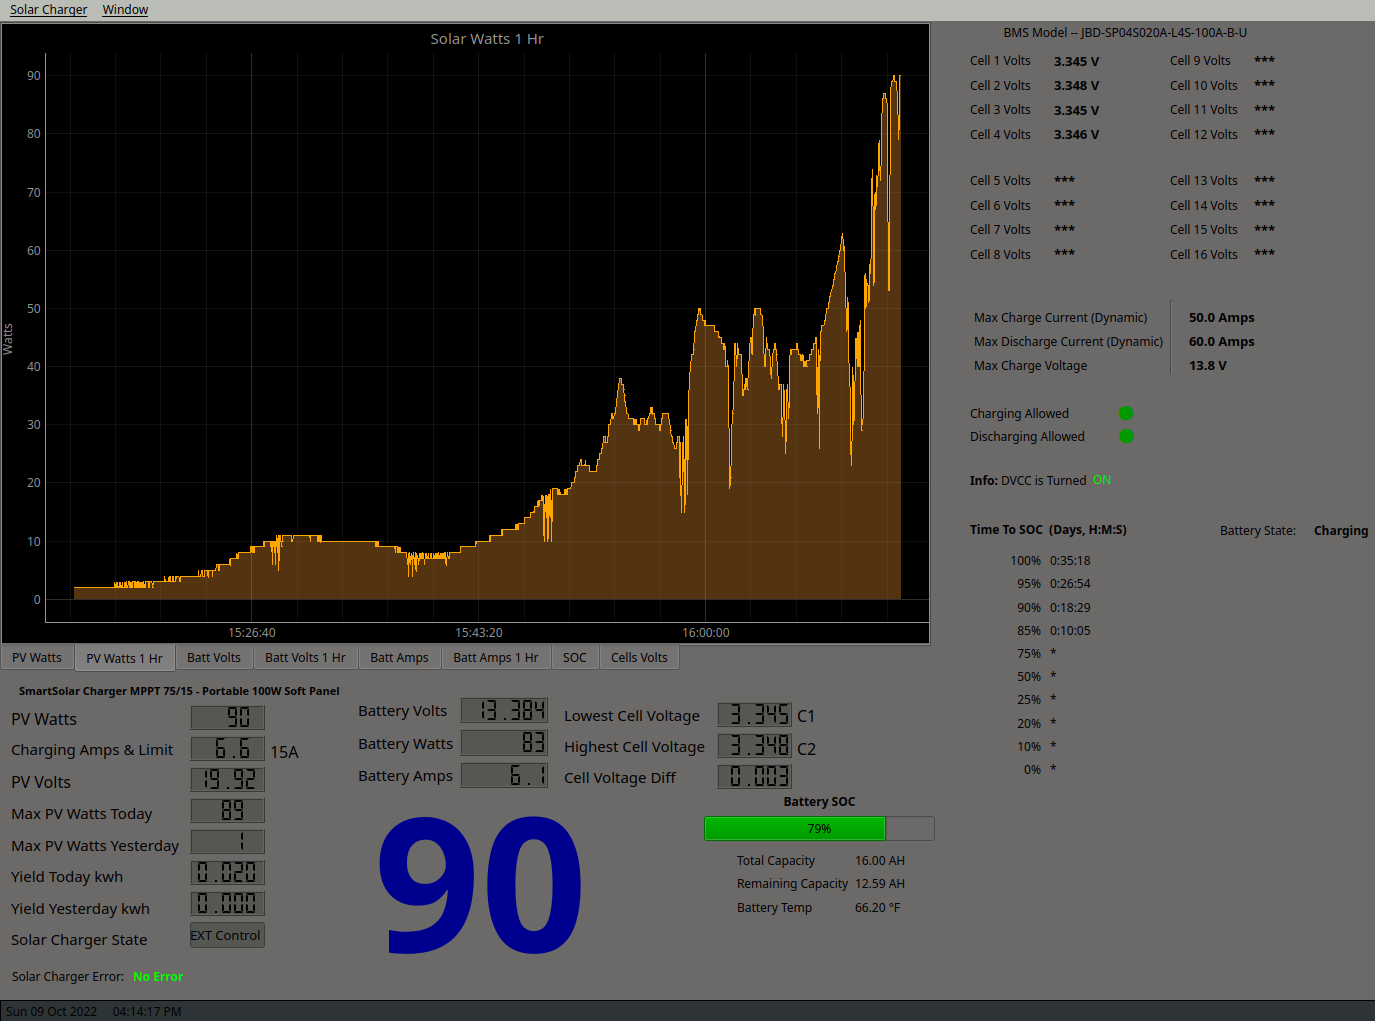

Write the Python code that produced this figure.
#!/usr/bin/env python3

# This file is for a Raspi and a single Victron SmartSolar Charger. Also includes a Serial UART BMS (JBD in my case).
# I have no idea if this works with the other compatiable BMS's. I only have a JBD.

# Venus OS Serial BMS info
# https://github.com/Louisvdw/dbus-serialbattery
# USB Serial interface https://overkillsolar.com/product/usb-module-for-bms/
# The connector included did not fit my BMS, YMMV. I cut the BMS BlueTooth cable in half and soldered the UART wire's to the connector wire's




#from PyQt5.QtWidgets import (QMainWindow, QApplication, QGridLayout, QLabel, QTextEdit, QAction,
#QPushButton, QProgressBar, QLCDNumber, QWidget, QVBoxLayout, QInputDialog)
from PyQt5.QtWidgets import *
from PyQt5.QtCore import QTime, QTimer, QProcess
from PyQt5 import uic, QtGui
from PyQt5.QtGui import QColor

import json
import re

# MQTT
import paho.mqtt.subscribe as subscribe
import paho.mqtt.publish as mqttpublish

# Modbus
from pymodbus.constants import Defaults
from pymodbus.constants import Endian
from pymodbus.client.sync import ModbusTcpClient as ModbusClient
from pymodbus.payload import BinaryPayloadDecoder
from pymodbus.payload import BinaryPayloadBuilder

from datetime import datetime
from datetime import timedelta
import time
from time import strftime
from time import gmtime

import sys

# Chart
import pyqtgraph as pg
from pglive.kwargs import Axis, Crosshair
from pglive.sources.data_connector import DataConnector
from pglive.sources.live_axis import LiveAxis
from pglive.sources.live_plot import LiveVBarPlot, LiveLinePlot
from pglive.sources.live_plot_widget import LivePlotWidget

# Initialise Counter to zero for MQTT request KeepAlive
Counter = 0

# GX Device I.P Address
ip = '192.168.20.167'
client = ModbusClient(ip, port='502')


# VRM Portal ID from GX device. 
# AFAIK this ID is needed even with no internet access as its the name of your venus device.
# Menu -->> Settings -->> "VRM Online Portal -->> VRM Portal ID"
VRMid = "b827eba69d10"


# ModBus Unit ID
SolarCharger_ID = 239
VEsystem_ID     = 100
BatteryBMS_ID   = 1

#===================================
# MQTT Instance ID
# This is the Instance ID not to be confused with the above Unit ID.
# Device List in VRM or crossed referenced in the CCGX-Modbus-TCP-register-list.xlsx Tab #2
MQTT_SolarCharger_ID = 288
MQTT_BatteryBMS_ID   = 1

# Onetime Request to start MQTT
mqttpublish.single("R/"+VRMid+"/system/0/Serial", hostname=ip, port=1883)
# A keepalive request is made in the main loop

#===================================

# Describe The Array
Array1 = "Portable 100W Soft Panel"


def modbus_register(address, unit):
    msg     = client.read_input_registers(address, unit=unit)
    decoder = BinaryPayloadDecoder.fromRegisters(msg.registers, byteorder=Endian.Big)
    msg     = decoder.decode_16bit_int()
    return msg


def mqtt_request(mqtt_path):
    topic = subscribe.simple(mqtt_path, hostname=ip)
    data  = json.loads(topic.payload)
    topic = data['value']
    return topic


#===========================================================================================
# Solar Charger Control
def Charger1_On():
        client.write_registers(address=774, values=1, unit=SolarCharger_ID) # Turn On


def Charger1_Off():
        client.write_registers(address=774, values=4, unit=SolarCharger_ID) # Turn Off


#===========================================================================================

class UI(QMainWindow):
    def __init__(self):
        super(UI, self).__init__()
        # Load the ui file
        uic.loadUi("PyQT5-No-Multiplus-Single-Charger-JBD-BMS.ui", self)
        
        # Set Window Icon
        self.setWindowIcon(QtGui.QIcon('Solar-icon.ico'))


# Begin Charts
#===========================================================================================

        # Define crosshair parameters
        kwargs = {Crosshair.ENABLED: True,
        Crosshair.LINE_PEN: pg.mkPen(color="purple", width=1),
        Crosshair.TEXT_KWARGS: {"color": "white"}, }
        #pg.setConfigOption('leftButtonPan', False) # For drawing a zooming box. Only needed once.
        # Because this left button is now false, panning is done by dragging the bottom X time labels or the left side Y labels 

#===========================================================================================
# Chart Solar Watts 24 Hrs
        
        watts_plot = LiveLinePlot(pen="orange", fillLevel=0, brush=(213,129,44,100))

        # Data connectors for each plot with dequeue of max_points points
        self.watts_connector = DataConnector(watts_plot, max_points=86400) # 24 hours in seconds

        # Setup bottom axis with TIME tick format
        # use Axis.DATETIME to show date
        watts_bottom_axis = LiveAxis("bottom", **{Axis.TICK_FORMAT: Axis.TIME})

        # Create plot itself
        self.Solar_graph_Widget = LivePlotWidget(title="Solar Watts 24 Hrs", axisItems={'bottom': watts_bottom_axis}, **kwargs)

        # Show grid
        self.Solar_graph_Widget.showGrid(x=True, y=True, alpha=0.3)

        # Set labels
        self.Solar_graph_Widget.setLabel('bottom')
        self.Solar_graph_Widget.setLabel('left', 'Watts')

        # Add Line
        self.Solar_graph_Widget.addItem(watts_plot)

        # Add chart to Layout in Qt Designer
        self.Chart_Watts_Layout.addWidget(self.Solar_graph_Widget)
#===========================================================================================

# Chart Solar Watts 1 Hr
        one_hr_watts_plot = LiveLinePlot(pen="orange", fillLevel=0, brush=(213,129,44,100))

        # Data connectors for each plot with dequeue of max_points points
        self.one_hr_watts_connector = DataConnector(one_hr_watts_plot, max_points=3600) # 1 hour in seconds

        # Setup bottom axis with TIME tick format
        # use Axis.DATETIME to show date
        one_hr_watts_bottom_axis = LiveAxis('bottom', **{Axis.TICK_FORMAT: Axis.TIME})
        #one_hr_watts_left_axis = LiveAxis('left', showValues=True)
        
        # Create plot itself
        self.one_hr_Solar_graph_Widget = LivePlotWidget(title="Solar Watts 1 Hr",axisItems={'bottom': one_hr_watts_bottom_axis}, **kwargs)
                
        # Show grid
        self.one_hr_Solar_graph_Widget.showGrid(x=True, y=True, alpha=0.3)
        
        # Set labels
        self.one_hr_Solar_graph_Widget.setLabel('bottom')
        self.one_hr_Solar_graph_Widget.setLabel('left', 'Watts')

        # Add Line
        self.one_hr_Solar_graph_Widget.addItem(one_hr_watts_plot)

        # Add chart to Layout in Qt Designer
        self.Chart_Watts_one_hr_Layout.addWidget(self.one_hr_Solar_graph_Widget)


#===========================================================================================
# Chart Battery Volts 24 Hrs
        volts_plot = LiveLinePlot(pen="red", fillLevel=0, brush=(102,0,0,100))

        # Data connectors for each plot with dequeue of max_points points
        self.volts_connector = DataConnector(volts_plot, max_points=86400) # 24 hours in seconds

        # Setup bottom axis with TIME tick format
        # use Axis.DATETIME to show date
        volts_bottom_axis = LiveAxis("bottom", **{Axis.TICK_FORMAT: Axis.TIME})
        #volts_left_axis = LiveAxis('left', showValues=True)
        
        # Create plot itself
        self.Battery_Volts_graph_Widget = LivePlotWidget(title="Battery Volts 24 Hrs", axisItems={'bottom': volts_bottom_axis}, **kwargs)
        
        # Show grid
        self.Battery_Volts_graph_Widget.showGrid(x=True, y=True, alpha=0.3)
        
        # No reason to see huge range plot here. Limit for several volts above and below nominal
        self.Battery_Volts_graph_Widget.setLimits(yMin=9, yMax=18) # 12V system limits, 9-18. Change for 24V or 48V systems


        # Set labels
        self.Battery_Volts_graph_Widget.setLabel('bottom')
        self.Battery_Volts_graph_Widget.setLabel('left', 'Volts')


        # Add Line
        self.Battery_Volts_graph_Widget.addItem(volts_plot)


        # Add chart to Layout in Qt Designer
        self.Chart_Volts_Layout.addWidget(self.Battery_Volts_graph_Widget)

#===========================================================================================
# Chart Battery Volts 1 Hr
        
        one_hr_volts_plot = LiveLinePlot(pen="red", fillLevel=0, brush=(102,0,0,100))

        # Data connectors for each plot with dequeue of max_points points
        self.one_hr_volts_connector = DataConnector(one_hr_volts_plot, max_points=3600) # 1 hour in seconds

        # Setup bottom axis with TIME tick format
        # use Axis.DATETIME to show date
        one_hr_volts_bottom_axis = LiveAxis('bottom', **{Axis.TICK_FORMAT: Axis.TIME})
        #one_hr_volts_left_axis = LiveAxis('left',showValues=True)
        
        # Create plot itself
        self.one_hr_Volts_graph_Widget = LivePlotWidget(title="Battery Volts 1 Hr",axisItems={'bottom': one_hr_volts_bottom_axis}, **kwargs)
        self.one_hr_Volts_graph_Widget.setLimits(yMin=10.5, yMax=16)
        
        # Show grid
        self.one_hr_Volts_graph_Widget.showGrid(x=True, y=True, alpha=0.3)
        
        # Set labels
        self.one_hr_Volts_graph_Widget.setLabel('bottom')
        self.one_hr_Volts_graph_Widget.setLabel('left', 'Volts')
        
        # Add Line
        self.one_hr_Volts_graph_Widget.addItem(one_hr_volts_plot)

        # Add chart to Layout in Qt Designer
        self.Chart_Volts_one_hr_Layout.addWidget(self.one_hr_Volts_graph_Widget)
#===========================================================================================

# Chart Battery Amps
        amps_plot = LiveLinePlot(pen="blue", fillLevel=0, brush=(55,44,213,100))

        # Data connectors for each plot with dequeue of max_points points
        self.amps_connector = DataConnector(amps_plot, max_points=86400) # 24 hours in seconds

        # Setup bottom axis with TIME tick format
        # use Axis.DATETIME to show date
        amps_bottom_axis = LiveAxis("bottom", **{Axis.TICK_FORMAT: Axis.TIME})

        # Create plot itself
        self.Battery_Amps_graph_Widget = LivePlotWidget(title="Battery Amps 24 Hrs", axisItems={'bottom': amps_bottom_axis}, **kwargs)

        # Show grid
        self.Battery_Amps_graph_Widget.showGrid(x=True, y=True, alpha=0.3)

        # Set labels
        self.Battery_Amps_graph_Widget.setLabel('bottom')
        self.Battery_Amps_graph_Widget.setLabel('left', 'Amps')

        # Add Line
        self.Battery_Amps_graph_Widget.addItem(amps_plot)

        # Add chart to Layout in Qt Designer
        self.Chart_Battery_Amps_Layout.addWidget(self.Battery_Amps_graph_Widget)


#===========================================================================================

# Chart Battery Amps 1 Hr
        one_hr_Battery_Amps_plot = LiveLinePlot(pen="blue", fillLevel=0, brush=(55,44,213,100))

        # Data connectors for each plot with dequeue of max_points points
        self.one_hr_Battery_Amps_connector = DataConnector(one_hr_Battery_Amps_plot, max_points=3600) # 1 hours in seconds

        # Setup bottom axis with TIME tick format
        # use Axis.DATETIME to show date
        one_hr_Battery_Amps_bottom_axis = LiveAxis("bottom", **{Axis.TICK_FORMAT: Axis.TIME})

        # Create plot itself
        self.one_hr_Battery_Amps_graph_Widget = LivePlotWidget(title="Battery Amps 1 Hr", axisItems={'bottom': one_hr_Battery_Amps_bottom_axis}, **kwargs)

        # Show grid
        self.one_hr_Battery_Amps_graph_Widget.showGrid(x=True, y=True, alpha=0.3)

        # Set labels
        self.one_hr_Battery_Amps_graph_Widget.setLabel('bottom')
        self.one_hr_Battery_Amps_graph_Widget.setLabel('left', 'Amps')

        # Add Line
        self.one_hr_Battery_Amps_graph_Widget.addItem(one_hr_Battery_Amps_plot)

        # Add chart to Layout in Qt Designer
        self.Chart_one_hr_Battery_Amps_Layout.addWidget(self.one_hr_Battery_Amps_graph_Widget)

#===========================================================================================

# Chart Battery SOC
        soc_plot = LiveLinePlot(pen="magenta")

        # Data connectors for each plot with dequeue of max_points points
        self.soc_connector = DataConnector(soc_plot, max_points=86400) # 24 hours in seconds

        # Setup bottom axis with TIME tick format
        # use Axis.DATETIME to show date
        soc_bottom_axis = LiveAxis("bottom", **{Axis.TICK_FORMAT: Axis.TIME})

        # Create plot itself
        self.Battery_SOC_graph_Widget = LivePlotWidget(title="Battery SOC 24 Hrs", axisItems={'bottom': soc_bottom_axis}, **kwargs)

        # Show grid
        self.Battery_SOC_graph_Widget.showGrid(x=True, y=True, alpha=0.3)
        
        # Set Display Limits
        #self.Battery_SOC_graph_Widget.setLimits(yMin=0, yMax=100)

        # Set labels
        self.Battery_SOC_graph_Widget.setLabel('bottom')
        self.Battery_SOC_graph_Widget.setLabel('left', 'Percent')

        # Add Line
        self.Battery_SOC_graph_Widget.addItem(soc_plot)

        # Add chart to Layout in Qt Designer
        self.Chart_Battery_SOC_Layout.addWidget(self.Battery_SOC_graph_Widget)

#===========================================================================================

# Chart Battery Cells
# Modify if you have more than four cells.

        C1_plot = LiveLinePlot(pen="cyan",   name='Cell 1')
        C2_plot = LiveLinePlot(pen="red",    name='Cell 2')
        C3_plot = LiveLinePlot(pen="yellow", name='Cell 3')
        C4_plot = LiveLinePlot(pen="pink",   name='Cell 4')

        # Data connectors for each plot with dequeue of max_points points
        self.C1_connector = DataConnector(C1_plot, max_points=86400) # 24 hours in seconds
        self.C2_connector = DataConnector(C2_plot, max_points=86400) # 24 hours in seconds
        self.C3_connector = DataConnector(C3_plot, max_points=86400) # 24 hours in seconds
        self.C4_connector = DataConnector(C4_plot, max_points=86400) # 24 hours in seconds


        # Setup bottom axis with TIME tick format
        # use Axis.DATETIME to show date
        bottom_axis = LiveAxis("bottom", **{Axis.TICK_FORMAT: Axis.TIME})

        # Create plot itself
        self.Cells_graph_Widget = LivePlotWidget(title="Battery Cells Voltage 24 Hrs", axisItems={'bottom': bottom_axis}, **kwargs)

        # Show grid
        self.Cells_graph_Widget.showGrid(x=True, y=True, alpha=0.3)


        # Set labels
        self.Cells_graph_Widget.setLabel('bottom')
        self.Cells_graph_Widget.setLabel('left', 'Volts')
        
        # Add Floating Legend
        self.Cells_graph_Widget.addLegend() # If plot is named, auto add name to legend


        # Add Line
        self.Cells_graph_Widget.addItem(C1_plot) #1 the addItem sequence effects the legend order
        self.Cells_graph_Widget.addItem(C2_plot) #2
        self.Cells_graph_Widget.addItem(C3_plot) #3
        self.Cells_graph_Widget.addItem(C4_plot) #4


        # Add chart to Layout in Qt Designer
        self.Chart_Cells_Layout.addWidget(self.Cells_graph_Widget)



# End Charts
#===========================================================================================
        def Charger1_Limit():
            answer, ok = QInputDialog.getInt(self, 'Enter Charger Limit', 'Enter Charger Limit', mqtt_request("N/"+VRMid+"/solarcharger/"+str(MQTT_SolarCharger_ID)+"/Settings/ChargeCurrentLimit"))
            if ok:
                mqttpublish.single("W/"+VRMid+"/solarcharger/"+str(MQTT_SolarCharger_ID)+"/Settings/ChargeCurrentLimit",
                                                                   payload=json.dumps({"value": answer}), hostname=ip, port=1883)

        def BG_Change():
            color = QColorDialog.getColor()
            if color.isValid():
                self.centralwidget.setStyleSheet(f"background-color: {color.name()}")
                self.Solar_Name_lineEdit.setStyleSheet(f"background-color: {color.name()}")
                self.tabWidget.setStyleSheet(f"background-color: {color.name()}")
                


        self.actionCharger_1_Off.triggered.connect(Charger1_Off)
        self.actionCharger_1_On.triggered.connect(Charger1_On)


        self.actionSet_Current_Limit_1.triggered.connect(Charger1_Limit)

        # Full Screen & Normanl
        self.actionNormal_Screen.triggered.connect(self.showNormal)
        self.actionFull_Screen.triggered.connect(self.showFullScreen)
        self.actionChange_Background_Color.triggered.connect(BG_Change)


        # make QTimer
        self.qTimer = QTimer()

        # set interval to 1 s. This is the actual refresh rate of the displayed data.
        self.qTimer.setInterval(1000) # 1000 ms = 1 s

        # connect timeout signal to signal handler
        self.qTimer.timeout.connect(self.Update_Values)

        # start timer
        self.qTimer.start()

        # Show The App
        self.show()







    def Update_Values(self):
#===========================================================================================
        # Datetime object containing current date and time
        now = datetime.now()

        # Fri 21 Jan 2022     09:06:57 PM
        dt_string = now.strftime("%a %d %b %Y     %r")
#===========================================================================================

        global Counter
        # This is the Keep Alive MQTT request for Raspi
        if Counter >= 10: # Every 10 Loops send MQTT KeepAlive
            try:
                mqttpublish.single("R/"+VRMid+"/system/0/Serial", hostname=ip, port=1883)
                Counter = 0 # After 10 Loops reset Counter to zero, then begin counting again.
            except OSError:
                print('No Contact to ' + ip)
                print(dt_string)
                pass
        Counter += 1 # Increment the counter by 1

#===========================================================================================
# BEGIN Setting Variables
#===========================================================================================
# Solar Charger Variables
    
        SolarName         = mqtt_request("N/"+VRMid+"/solarcharger/"+str(MQTT_SolarCharger_ID)+"/Devices/0/ProductName")
        SolarWatts        = modbus_register(789,SolarCharger_ID) / 10
        SolarWatts        = f"{SolarWatts:.0f}"
        SolarAmps         = modbus_register(772,SolarCharger_ID) / 10
        SolarChargeLimit  = mqtt_request("N/"+VRMid+"/solarcharger/"+str(MQTT_SolarCharger_ID)+"/Settings/ChargeCurrentLimit")
        SolarVolts        = modbus_register(776,SolarCharger_ID) / 100
        MaxSolarWatts     = modbus_register(785,SolarCharger_ID)
        MaxSolarWattsYest = modbus_register(787,SolarCharger_ID)
        SolarYield        = mqtt_request("N/"+VRMid+"/solarcharger/"+str(MQTT_SolarCharger_ID)+"/History/Daily/0/Yield")
        SolarYieldYest    = modbus_register(786,SolarCharger_ID) / 10
        SolarState        = modbus_register(775,SolarCharger_ID)
        SolarError        = modbus_register(788,SolarCharger_ID)

#===========================================================================================
# Battery BMS Variables

        BatteryVolts            = mqtt_request("N/"+VRMid+"/battery/"+str(MQTT_BatteryBMS_ID)+"/Voltages/Sum")
        #BatteryVolts            = f"{BatteryVolts:.3f}"
        BatteryAmps             = modbus_register(261,BatteryBMS_ID) / 10
        BatteryWatts            = modbus_register(842,VEsystem_ID)
        BatterySOC              = modbus_register(266,BatteryBMS_ID) / 10
        BatteryCAPRemain        = mqtt_request("N/"+VRMid+"/battery/"+str(MQTT_BatteryBMS_ID)+"/Capacity") # Remaining
        BatteryCAPInst          = mqtt_request("N/"+VRMid+"/battery/"+str(MQTT_BatteryBMS_ID)+"/InstalledCapacity") # Installed
        BatterySOCflt           = BatteryCAPRemain / BatteryCAPInst * 100
        BatteryTemp             = mqtt_request("N/"+VRMid+"/battery/"+str(MQTT_BatteryBMS_ID)+"/Dc/0/Temperature") * 1.8 + 32 # °F
        MinCellVolts            = mqtt_request("N/"+VRMid+"/battery/"+str(MQTT_BatteryBMS_ID)+"/System/MinCellVoltage")
        MaxCellVolts            = mqtt_request("N/"+VRMid+"/battery/"+str(MQTT_BatteryBMS_ID)+"/System/MaxCellVoltage")
        MinCellVoltsID          = mqtt_request("N/"+VRMid+"/battery/"+str(MQTT_BatteryBMS_ID)+"/System/MinVoltageCellId")
        MaxCellVoltsID          = mqtt_request("N/"+VRMid+"/battery/"+str(MQTT_BatteryBMS_ID)+"/System/MaxVoltageCellId")
        CellVoltsDiff           = mqtt_request("N/"+VRMid+"/battery/"+str(MQTT_BatteryBMS_ID)+"/Voltages/Diff")
        BMSname                 = mqtt_request("N/"+VRMid+"/battery/"+str(MQTT_BatteryBMS_ID)+"/HardwareVersion")
        NumOfCells              = mqtt_request("N/"+VRMid+"/battery/"+str(MQTT_BatteryBMS_ID)+"/System/NrOfCellsPerBattery")
        MaxChargeCurrentNOW     = mqtt_request("N/"+VRMid+"/battery/"+str(MQTT_BatteryBMS_ID)+"/Info/MaxChargeCurrent")
        MaxDischargeCurrentNOW  = mqtt_request("N/"+VRMid+"/battery/"+str(MQTT_BatteryBMS_ID)+"/Info/MaxDischargeCurrent")
        MaxChargeVoltage        = mqtt_request("N/"+VRMid+"/battery/"+str(MQTT_BatteryBMS_ID)+"/Info/MaxChargeVoltage")
        AllowedToCharge         = mqtt_request("N/"+VRMid+"/battery/"+str(MQTT_BatteryBMS_ID)+"/Io/AllowToCharge")
        AllowedToDischarge      = mqtt_request("N/"+VRMid+"/battery/"+str(MQTT_BatteryBMS_ID)+"/Io/AllowToDischarge")
#===========================================================================================
        # Battery Time To Go. This is a user modified addition in the /data/etc/dbus-serialbattery/utils.py file on the GX Device
        # Editing the utils.py file is ****REQUIRED**** to match the format below
        # All times will be positive regardless of whether charge/discharge.
        # When charging and SoC is >= to a SoC percentage that percentage value will be None (or "*").
        # When discharging and SoC is <= to a SoC percentage that percentage value will be None (or "*").
        # If not charging or discharging all TimeToSoC will be None (or "*").
        
        if BatteryWatts == 0:
            BatteryState = 'Idle'
        
        elif BatteryWatts < 0: 
            BatteryState = 'Discharging'
        
        elif BatteryWatts > 0:
            BatteryState = 'Charging'

#===========================================================================================
# Loop to assign "Time To Go" Values
# TimeToSOC list must match the format in /data/etc/dbus-serialbattery/utils.py on the Venus OS device
        TimeToSOC = [
                     "TimeToSOC_100",
                     "TimeToSOC_95",
                     "TimeToSOC_90",
                     "TimeToSOC_85",
                     "TimeToSOC_75",
                     "TimeToSOC_50",
                     "TimeToSOC_25",
                     "TimeToSOC_20",
                     "TimeToSOC_10",
                     "TimeToSOC_0"
                    ]

        for times in TimeToSOC:

            try:
                # Is there a way to combine these better?
                TimeToSOCvalue    = re.search('\d+$', times)
                TimeToSOCvalue    = TimeToSOCvalue.group() # Regex, Select the digit number such as 100 95 90 ... etc

                TimeToSOCvalue    = mqtt_request("N/"+VRMid+"/battery/"+str(MQTT_BatteryBMS_ID)+"/TimeToSoC/"+str(TimeToSOCvalue)) # [ 00:00:00]
                TimeToSOCvalue    = re.search('(?<=\[)(.*?)(?=\])', TimeToSOCvalue) # Regex, Select everything between brackets [ ]
                TimeToSOCvalue    = TimeToSOCvalue.group() # the result without the brackets
                globals()[times]  = TimeToSOCvalue # assign each item in the TimeToSOC list as a variable with a value of TimeToSOCvalue such as 25% "1 Day hh:mm:ss"
            
            except TypeError: # If variable has no value because SOC has passed X % or battery is idle
                globals()[times]  = '*'
                pass

#===========================================================================================
        if NumOfCells >= 4:
            Cell1V = mqtt_request("N/"+VRMid+"/battery/"+str(MQTT_BatteryBMS_ID)+"/Voltages/Cell1")
            Cell2V = mqtt_request("N/"+VRMid+"/battery/"+str(MQTT_BatteryBMS_ID)+"/Voltages/Cell2")
            Cell3V = mqtt_request("N/"+VRMid+"/battery/"+str(MQTT_BatteryBMS_ID)+"/Voltages/Cell3")
            Cell4V = mqtt_request("N/"+VRMid+"/battery/"+str(MQTT_BatteryBMS_ID)+"/Voltages/Cell4")
            self.Cell_1_Voltage_Value.setText(f"{Cell1V:.3f} V")
            self.Cell_2_Voltage_Value.setText(f"{Cell2V:.3f} V")
            self.Cell_3_Voltage_Value.setText(f"{Cell3V:.3f} V")
            self.Cell_4_Voltage_Value.setText(f"{Cell4V:.3f} V")
#===========================================================================================
        if NumOfCells >= 8:
            Cell5V = mqtt_request("N/"+VRMid+"/battery/"+str(MQTT_BatteryBMS_ID)+"/Voltages/Cell5")
            Cell6V = mqtt_request("N/"+VRMid+"/battery/"+str(MQTT_BatteryBMS_ID)+"/Voltages/Cell6")
            Cell7V = mqtt_request("N/"+VRMid+"/battery/"+str(MQTT_BatteryBMS_ID)+"/Voltages/Cell7")
            Cell8V = mqtt_request("N/"+VRMid+"/battery/"+str(MQTT_BatteryBMS_ID)+"/Voltages/Cell8")
            self.Cell_5_Voltage_Value.setText(f"{Cell5V:.3f} V")
            self.Cell_6_Voltage_Value.setText(f"{Cell6V:.3f} V")
            self.Cell_7_Voltage_Value.setText(f"{Cell7V:.3f} V")
            self.Cell_8_Voltage_Value.setText(f"{Cell8V:.3f} V")
#===========================================================================================
        if NumOfCells >= 16:
            Cell9V  = mqtt_request("N/"+VRMid+"/battery/"+str(MQTT_BatteryBMS_ID)+"/Voltages/Cell9")
            Cell10V = mqtt_request("N/"+VRMid+"/battery/"+str(MQTT_BatteryBMS_ID)+"/Voltages/Cell10")
            Cell11V = mqtt_request("N/"+VRMid+"/battery/"+str(MQTT_BatteryBMS_ID)+"/Voltages/Cell11")
            Cell12V = mqtt_request("N/"+VRMid+"/battery/"+str(MQTT_BatteryBMS_ID)+"/Voltages/Cell12")
            Cell13V = mqtt_request("N/"+VRMid+"/battery/"+str(MQTT_BatteryBMS_ID)+"/Voltages/Cell13")
            Cell14V = mqtt_request("N/"+VRMid+"/battery/"+str(MQTT_BatteryBMS_ID)+"/Voltages/Cell14")
            Cell15V = mqtt_request("N/"+VRMid+"/battery/"+str(MQTT_BatteryBMS_ID)+"/Voltages/Cell15")
            Cell16V = mqtt_request("N/"+VRMid+"/battery/"+str(MQTT_BatteryBMS_ID)+"/Voltages/Cell16")
            self.Cell_9_Voltage_Value.setText(f"{Cell9V:.3f} V")
            self.Cell_10_Voltage_Value.setText(f"{Cell10V:.3f} V")
            self.Cell_11_Voltage_Value.setText(f"{Cell11V:.3f} V")
            self.Cell_12_Voltage_Value.setText(f"{Cell12V:.3f} V")
            self.Cell_13_Voltage_Value.setText(f"{Cell13V:.3f} V")
            self.Cell_14_Voltage_Value.setText(f"{Cell14V:.3f} V")
            self.Cell_15_Voltage_Value.setText(f"{Cell15V:.3f} V")
            self.Cell_16_Voltage_Value.setText(f"{Cell16V:.3f} V")
#===========================================================================================


# Conditional Values
#===========================================================================================
        self.Batt_SOC_progressBar.setRange(0, 100)
        #BatterySOC = 32
        self.Batt_SOC_progressBar.setValue(int(BatterySOC))
        

        if round(BatterySOC) >= 66:
            self.Batt_SOC_progressBar.setStyleSheet("QProgressBar#Batt_SOC_progressBar{selection-background-color:"
                                                    "rgb(0, 153, 0);color: rgb(0, 0, 0)}"); # Green
        elif round(BatterySOC) < 66 and BatterySOC >= 33:
            self.Batt_SOC_progressBar.setStyleSheet("QProgressBar#Batt_SOC_progressBar{selection-background-color:"
                                                    "rgb(255, 255, 0);color: rgb(0, 0, 0)}"); # Yellow
        elif round(BatterySOC) < 33:
            self.Batt_SOC_progressBar.setStyleSheet("QProgressBar#Batt_SOC_progressBar{selection-background-color:"
                                                    "rgb(200, 0, 0);}"); # Red


#===========================================================================================
        SolarStateDict = {0:  "OFF",
                      2:  "Fault",
                      3:  "Bulk",
                      4:  "Absorption",
                      5:  "Float",
                      6:  "Storage",
                      7:  "Equalize",
                      11: "Other Hub-1",
                      245: "Wake-Up",
                      252:"EXT Control"}
#===========================================================================================

        SolarErrorDict = {0: "No Error",
                          1: "Error 1: Battery temperature too high",
                          2: "Error 2: Battery voltage too high",
                          3: "Error 3: Battery temperature sensor miswired (+)",
                          4: "Error 4: Battery temperature sensor miswired (-)",
                          5: "Error 5: Battery temperature sensor disconnected",
                          6: "Error 6: Battery voltage sense miswired (+)",
                          7: "Error 7: Battery voltage sense miswired (-)",
                          8: "Error 8: Battery voltage sense disconnected",
                          9: "Error 9: Battery voltage wire losses too high",
                          17:"Error 17: Charger temperature too high",
                          18:"Error 18: Charger over-current",
                          19:"Error 19: Charger current polarity reversed",
                          20:"Error 20: Bulk time limit exceeded",
                          22:"Error 22: Charger temperature sensor miswired",
                          23:"Error 23: Charger temperature sensor disconnected",
                          33:"Error 33: Input voltage too high",
                          34:"Error 34: Input current too high"
                          }


#===========================================================================================
# Populate Screen with Variable Values
#===========================================================================================

        # Solar Charger Section
        self.Total_Watts_label.setText(SolarWatts)
        self.Solar_Name_lineEdit.setText(f"{SolarName} - {Array1}")
        self.PV_Watts_LCD.display(SolarWatts)
        self.Output_Amps_LCD.display(SolarAmps)
        self.Output_Amps_Limit_label.setText(f"{SolarChargeLimit:.0f}A")
        self.PV_Volts_LCD.display(SolarVolts)
        self.Max_PV_Watts_Today_LCD.display(MaxSolarWatts)
        self.Max_PV_Watts_Yesterday_LCD.display(MaxSolarWattsYest)
        self.Yield_Today_LCD.display(f"{SolarYield:.3f}")
        self.Yield_Yesterday_LCD.display(f"{SolarYieldYest:.3f}")
        self.Solar_Charger_State_lineEdit.setText(SolarStateDict[SolarState])
#===========================================================================================

        # Battery BMS Section
        
        self.Battery_Volts_LCD.display(BatteryVolts)
        self.Battery_Amps_LCD.display(BatteryAmps)
        self.Battery_Watts_LCD.display(BatteryWatts)
        self.MinCell_Volts_LCD.display(MinCellVolts)
        self.MaxCell_Volts_LCD.display(MaxCellVolts)
        self.MinCellVoltsID_label.setText(MinCellVoltsID)
        self.MaxCellVoltsID_label.setText(MaxCellVoltsID)
        self.Cell_Volts_Diff_LCD.display(CellVoltsDiff)
        self.Installed_CAP_Value.setText(f"{BatteryCAPInst:.2f} AH")
        self.Remaining_CAP_Value.setText(f"{BatteryCAPRemain:.2f} AH")
        self.Battery_Temp_Value.setText(f"{BatteryTemp:.2f} °F")
        self.BMSname_label.setText(f"BMS Model -- {BMSname}")
        self.Batt_SOC_progressBar.setToolTip(f"{BatterySOCflt:.2f} Percent") # Hover mouse on progressbar to get better resolution
        self.Max_Charge_Current_NOW_Value.setText(f"{MaxChargeCurrentNOW} Amps")
        self.Max_Charge_Current_NOW_label.setToolTip("Charging is limited at High SOC") # https://github.com/Louisvdw/dbus-serialbattery/wiki/Features#charge-current-control-management
        self.Max_Discharge_Current_NOW_Value.setText(f"{MaxDischargeCurrentNOW} Amps")
        self.Max_Discharge_Current_NOW_label.setToolTip("Discharging is limited at Low SOC") # https://github.com/Louisvdw/dbus-serialbattery/wiki/Features#charge-current-control-management
        self.Max_Charge_Voltage_Value.setText(f"{MaxChargeVoltage} V")
        
        # Battery Time To Go Section
        
        self.TimeToSOC_100_Value.setText(TimeToSOC_100)
        self.TimeToSOC_95_Value.setText(TimeToSOC_95)
        self.TimeToSOC_90_Value.setText(TimeToSOC_90)
        self.TimeToSOC_85_Value.setText(TimeToSOC_85)
        self.TimeToSOC_75_Value.setText(TimeToSOC_75)
        self.TimeToSOC_50_Value.setText(TimeToSOC_50)
        self.TimeToSOC_25_Value.setText(TimeToSOC_25)
        self.TimeToSOC_20_Value.setText(TimeToSOC_20)
        self.TimeToSOC_10_Value.setText(TimeToSOC_10)
        self.TimeToSOC_0_Value.setText(TimeToSOC_0)
        self.Battery_State_Value.setText(BatteryState)
#===========================================================================================
        # Allow to Charge and Allow to Discharge LED's Green=Yes, Red=No
        if float(BatteryVolts) >= 13.700 and AllowedToCharge == 0 and BatterySOCflt > 99:
            self.MaxChargingVoltageReached_label.setHidden(False)
            self.MaxChargingVoltageReached_label.setText("Max SOC & Charging Voltage Reached")

        if float(BatteryVolts) < 13.700 and AllowedToCharge == 0 and BatterySOCflt > 99:
            self.MaxChargingVoltageReached_label.setHidden(False)
            self.MaxChargingVoltageReached_label.setText("Max SOC Reached")

        if float(BatteryVolts) < 13.700 and BatterySOCflt < 99 or AllowedToCharge == 1:
            self.MaxChargingVoltageReached_label.setHidden(True)

        if AllowedToCharge == 1:
            self.Charging_Allowed_Value.setStyleSheet("QLabel#Charging_Allowed_Value{color: rgb(0, 153, 0);}"); # Green
        else:
            self.Charging_Allowed_Value.setStyleSheet("QLabel#Charging_Allowed_Value{color: rgb(200, 0, 0);}"); # Red

        if AllowedToDischarge == 1:
            self.Discharging_Allowed_Value.setStyleSheet("QLabel#Discharging_Allowed_Value{color: rgb(0, 153, 0);}"); # Green
        else:
            self.Discharging_Allowed_Value.setStyleSheet("QLabel#Discharging_Allowed_Value{color: rgb(255, 0, 0);}"); # Red

        
#===========================================================================================
        
        # DVCC should be turned on to properly allow the BMS to control charging and discharging
        # https://github.com/Louisvdw/dbus-serialbattery/wiki/How-to-install#settings-for-your-gx-device
        DVCCstatus = mqtt_request("N/"+VRMid+"/system/0/Control/Dvcc")

        if DVCCstatus == 1:
            self.DVCC_Info_Value.setText("ON")
            self.DVCC_Info_Value.setStyleSheet("QLabel""{color : rgb(0, 255, 0);}"); # Green
        else:
            self.DVCC_Info_Value.setText("OFF")
            self.DVCC_Info_Value.setStyleSheet("QLabel""{color : rgb(255, 0, 0);}"); # Red
#===========================================================================================
        if SolarError > 0:
            self.Solar_Charger_Error_Value.setText(SolarErrorDict[SolarError])
            self.Solar_Charger_Error_Value.setStyleSheet("QLabel#Solar_Charger_Error_Value{font-weight: bold; color: red; background-color: black;}");
        else:
            self.Solar_Charger_Error_Value.setText(SolarErrorDict[SolarError])
            self.Solar_Charger_Error_Value.setStyleSheet("QLabel#Solar_Charger_Error_Value{color: rgb(0, 255, 0);}");
#===========================================================================================
        self.statusBar.showMessage(dt_string)

        # Charts
        timestamp = time.time()

        self.watts_connector.cb_append_data_point(int(SolarWatts), timestamp)
        self.one_hr_watts_connector.cb_append_data_point(int(SolarWatts), timestamp)
        self.volts_connector.cb_append_data_point(float(BatteryVolts), timestamp)
        self.one_hr_volts_connector.cb_append_data_point(float(BatteryVolts), timestamp)
        self.soc_connector.cb_append_data_point(float(BatterySOCflt), timestamp)
        self.amps_connector.cb_append_data_point(BatteryAmps, timestamp)
        self.one_hr_Battery_Amps_connector.cb_append_data_point(BatteryAmps, timestamp)
        self.C1_connector.cb_append_data_point(Cell1V, timestamp)
        self.C2_connector.cb_append_data_point(Cell2V, timestamp)
        self.C3_connector.cb_append_data_point(Cell3V, timestamp)
        self.C4_connector.cb_append_data_point(Cell4V, timestamp)

#===========================================================================================


# Initialize The App
app = QApplication(sys.argv)
UIWindow = UI()
app.exec_()
